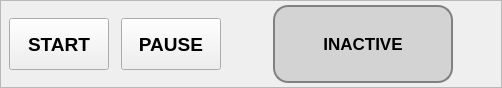
     <widget class="QFrame" name="controlFrame">
     <property name="frameShape">
      <enum>QFrame::StyledPanel</enum>
     </property>
     <property name="maximumSize">
      <size>
       <width>16777215</width>
       <height>88</height>
      </size>
     </property>
     <layout class="QHBoxLayout" name="controlLayout">
      <property name="spacing">
       <number>12</number>
      </property>
      <property name="leftMargin">
       <number>8</number>
      </property>
      <property name="topMargin">
       <number>4</number>
      </property>
      <property name="rightMargin">
       <number>8</number>
      </property>
      <property name="bottomMargin">
       <number>4</number>
      </property>
       <item>
        <widget class="QPushButton" name="btn_run">
         <property name="minimumSize">
          <size>
           <width>100</width>
           <height>52</height>
          </size>
         </property>
         <property name="font">
          <font>
           <pointsize>14</pointsize>
           <weight>75</weight>
           <bold>true</bold>
          </font>
         </property>
         <property name="text">
          <string>START</string>
         </property>
        </widget>
       </item>
       <item>
        <widget class="QPushButton" name="btn_pause">
         <property name="minimumSize">
          <size>
           <width>100</width>
           <height>52</height>
          </size>
         </property>
         <property name="font">
          <font>
           <pointsize>14</pointsize>
           <weight>75</weight>
           <bold>true</bold>
          </font>
         </property>
         <property name="text">
          <string>PAUSE</string>
         </property>
       </widget>
      </item>
      <item>
       <spacer name="compactActivateLeftSpacer">
        <property name="orientation">
         <enum>Qt::Horizontal</enum>
        </property>
        <property name="sizeType">
         <enum>QSizePolicy::Expanding</enum>
        </property>
        <property name="sizeHint" stdset="0">
         <size>
          <width>40</width>
          <height>20</height>
         </size>
        </property>
       </spacer>
      </item>
      <item>
       <widget class="QPushButton" name="btn_activate">
         <property name="sizePolicy">
          <sizepolicy hsizetype="Preferred" vsizetype="Expanding">
           <horstretch>0</horstretch>
           <verstretch>1</verstretch>
          </sizepolicy>
         </property>
         <property name="minimumSize">
          <size>
           <width>180</width>
           <height>68</height>
          </size>
         </property>
         <property name="font">
          <font>
           <pointsize>13</pointsize>
           <weight>75</weight>
           <bold>true</bold>
          </font>
         </property>
         <property name="styleSheet">
          <string notr="true">QPushButton {
    background-color: lightgray;
    border: 2px solid gray;
    border-radius: 15px;
    padding: 5px;
}
QPushButton:checked {
    background-color: rgba(0, 51, 102, 1);
    color: white;
}
</string>
         </property>
         <property name="text">
          <string>INACTIVE</string>
         </property>
         <property name="checkable">
          <bool>true</bool>
         </property>
       </widget>
      </item>
      <item>
       <spacer name="compactActivateRightSpacer">
        <property name="orientation">
         <enum>Qt::Horizontal</enum>
        </property>
        <property name="sizeType">
         <enum>QSizePolicy::Expanding</enum>
        </property>
        <property name="sizeHint" stdset="0">
         <size>
          <width>40</width>
          <height>20</height>
         </size>
        </property>
       </spacer>
      </item>
      </layout>
     </widget>
